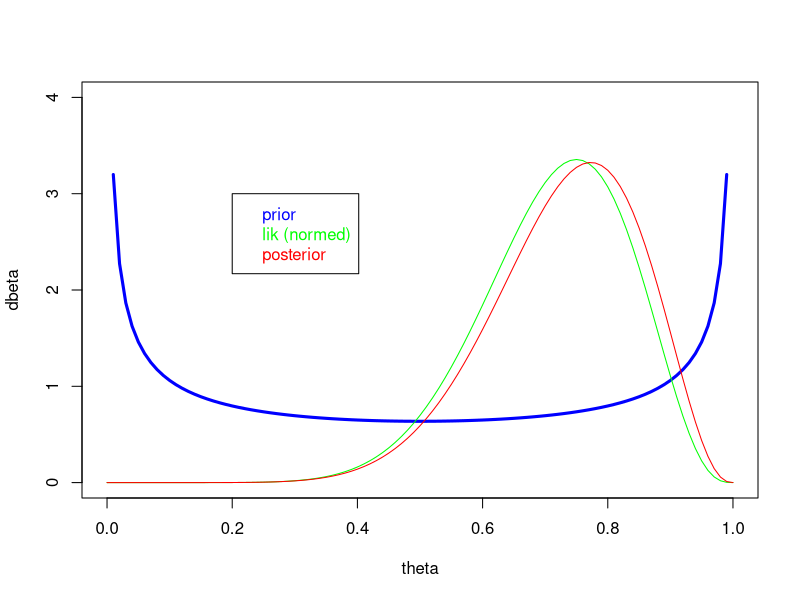

This figure's R source:
ht = c(h=9, t=3)
ab = c(a=1/2, b=1/2)
yMax = 4
thGap = 0.01
th <- seq(0,1,by=thGap)
plot(th,
     xlab="theta", ylab="dbeta",
     dbeta(th, shape1=ab[1], shape2=ab[2]),
     ylim=c(0, yMax),
     type="l",
     lwd=3, col="blue"
)

likelihood = dbinom(
  x = ht["h"], size = sum(ht), p=th)
normalizedLikelihood = likelihood/sum(likelihood)
lines(th, normalizedLikelihood/thGap
      , col="green")

abstar = c(a=ab["a"] + ht["h"],
           b=ab["b"] + ht["t"])
lines(th, 
      dbeta(th, 
            shape1=abstar[1], shape2=abstar[2]),
      col="red"
)

legend(x = 0.2, y = 3, text.col = c("blue","green", "red"),
       legend = c("prior", "lik (normed)", "posterior"))
